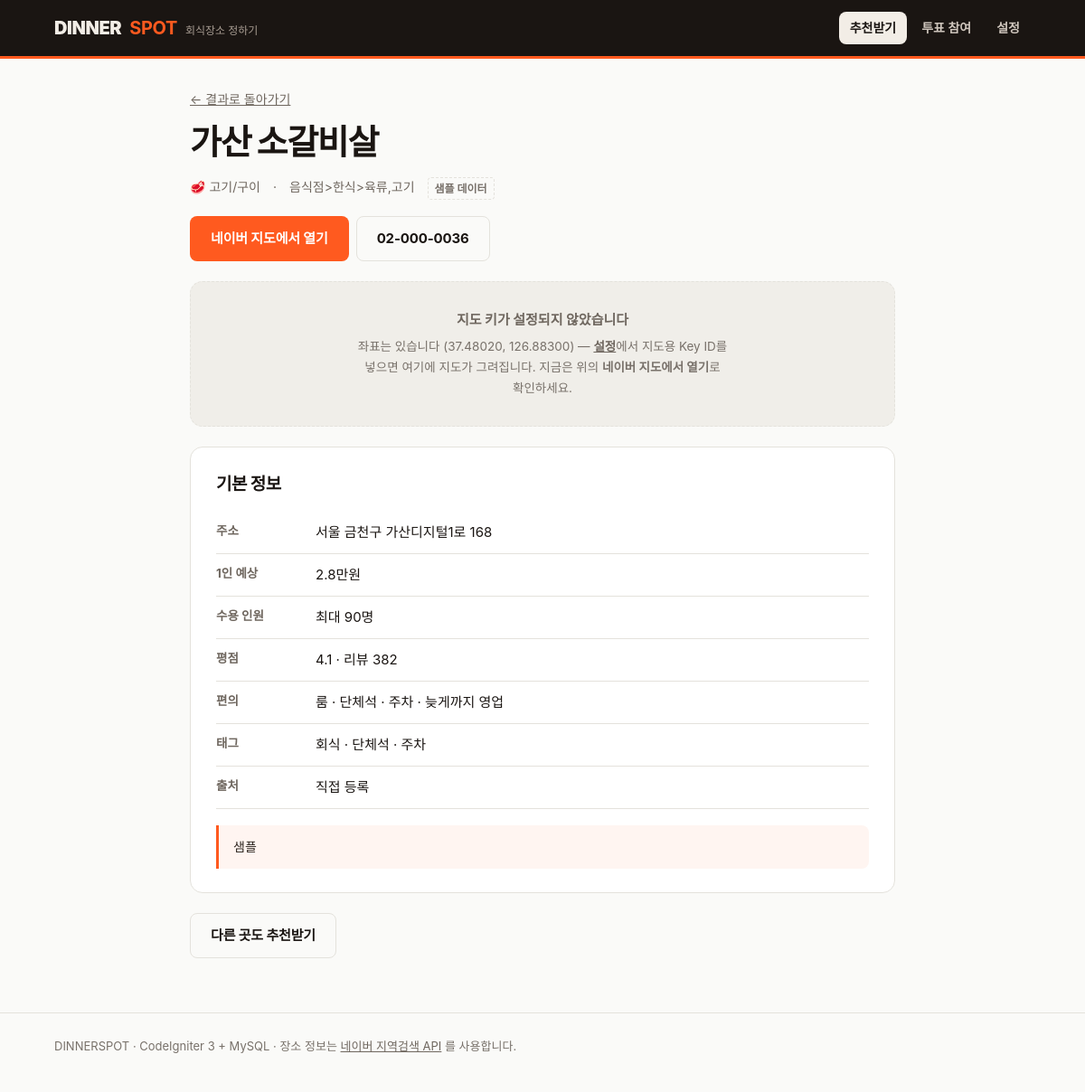
Page /place/36 on the committed database.
### tables this page shows
CREATE TABLE `t_places` (
  `id`            BIGINT UNSIGNED NOT NULL AUTO_INCREMENT,
  `source`        ENUM('naver','manual') NOT NULL DEFAULT 'manual',
  `source_key`    VARCHAR(191) NOT NULL COMMENT '중복 판정 키 (naver: 상호+도로명주소 해시)',
  `name`          VARCHAR(150) NOT NULL,
   
   
   
   
   
   
  `category_code` VARCHAR(20)  NOT NULL DEFAULT 'etc',
  `category_raw`  VARCHAR(150) NOT NULL DEFAULT '' COMMENT '네이버 원본 분류 문자열',
  `address`       VARCHAR(255) NOT NULL DEFAULT '',
  `road_address`  VARCHAR(255) NOT NULL DEFAULT '',
  `phone`         VARCHAR(40)  NOT NULL DEFAULT '',
  `homepage`      VARCHAR(255) NOT NULL DEFAULT '',
  `lat`           DECIMAL(10,7) NOT NULL DEFAULT 0,
  `lng`           DECIMAL(10,7) NOT NULL DEFAULT 0,

   
  `avg_price`     INT UNSIGNED NOT NULL DEFAULT 0 COMMENT '1인당 평균 예상금액(원). 0=미상',
  `price_level`   TINYINT UNSIGNED NOT NULL DEFAULT 2 COMMENT '1 저렴 ~ 4 고가',
  `max_party`     SMALLINT UNSIGNED NOT NULL DEFAULT 0 COMMENT '최대 수용 인원. 0=미상',
  `has_room`      TINYINT(1) NOT NULL DEFAULT 0 COMMENT '룸/단체석',
  `has_parking`   TINYINT(1) NOT NULL DEFAULT 0,
  `open_late`     TINYINT(1) NOT NULL DEFAULT 0 COMMENT '23시 이후 영업',
  `no_alcohol`    TINYINT(1) NOT NULL DEFAULT 0 COMMENT '주류 미취급',
  `rating`        DECIMAL(3,2) NOT NULL DEFAULT 0 COMMENT '0.00 ~ 5.00. 네이버는 주지 않아 0',
  `review_count`  INT UNSIGNED NOT NULL DEFAULT 0,

   
   
   
  `naver_rank`    SMALLINT UNSIGNED NOT NULL DEFAULT 0 COMMENT '네이버 결과 내 순위 (1=최상위, 0=미상)',

   
   
  `attrs_verified` TINYINT(1) NOT NULL DEFAULT 0 COMMENT '1=속성이 실측값',

  `image_url`     VARCHAR(500) NOT NULL DEFAULT '',
  `tags`          VARCHAR(255) NOT NULL DEFAULT '' COMMENT '콤마구분 자유태그',
  `memo`          VARCHAR(500) NOT NULL DEFAULT '',

  `hit_count`     INT UNSIGNED NOT NULL DEFAULT 0 COMMENT '추천 노출 횟수',
  `pick_count`    INT UNSIGNED NOT NULL DEFAULT 0 COMMENT '투표 후보로 채택된 횟수',
  `is_active`     TINYINT(1) NOT NULL DEFAULT 1,
  `synced_at`     DATETIME NULL DEFAULT NULL COMMENT '네이버 최종 동기화 시각',
  `created_at`    DATETIME NOT NULL DEFAULT CURRENT_TIMESTAMP,
  `updated_at`    DATETIME NOT NULL DEFAULT CURRENT_TIMESTAMP ON UPDATE CURRENT_TIMESTAMP,

  PRIMARY KEY (`id`),
  UNIQUE KEY `uk_places_source` (`source`, `source_key`),
  KEY `idx_places_geo` (`lat`, `lng`),
  KEY `idx_places_cat` (`category_code`, `is_active`),
  KEY `idx_places_name` (`name`)
);

CREATE TABLE `t_categories` (
  `code`       VARCHAR(20)  NOT NULL COMMENT '내부 코드 (korean, bbq ...)',
  `label`      VARCHAR(40)  NOT NULL COMMENT '표시명 (한식, 고기/구이 ...)',
  `keywords`   VARCHAR(255) NOT NULL DEFAULT '' COMMENT '매칭 키워드 콤마구분',
  `emoji`      VARCHAR(10)  NOT NULL DEFAULT '',
  `sort_order` INT NOT NULL DEFAULT 0,
  PRIMARY KEY (`code`)
);

### application/core/MY_Controller.php (called while the page is built, shortened)
<?php
class MY_Controller extends CI_Controller {
	protected $layout_data = array(
		'title'      => 'DINNERSPOT · 회식장소 추천',
		'desc'       => '인원, 예산, 목적만 고르면 회식 장소를 골라주고 팀 투표까지.',
		'body_class' => '',
		'nav'        => 'home',
	);
	public function __construct()
	{
		$this->config->load('dinnerspot', TRUE, TRUE);
	}
	protected function render($view, array $data = array(), array $layout = array())
	{
		$layout = array_merge($this->layout_data, $layout);
		$layout['admin_enabled'] =
			((string) $this->config->item('admin_password', 'dinnerspot') !== '');
		$layout['content'] = $this->load->view($view, $data, TRUE);
		$this->load->view('layout/main', $layout);
	}
}

### application/controllers/Home.php (called while the page is built, shortened)
<?php
class Home extends MY_Controller {
	public function place($id)
	{
		$place = $this->place_model->get($id);
		$cat_map = $this->place_model->category_map();
		$cat     = isset($cat_map[$place['category_code']])
			? $cat_map[$place['category_code']]
			: NULL;
		$this->render('home/place', array(
			'place'   => $place,
			'cat'     => $cat,
			'map_key' => (string) $this->config->item('naver_map_key_id', 'dinnerspot'),
		), array(
			'title'      => $place['name'] . ' · DINNERSPOT',
			'nav'        => 'home',
			'body_class' => 'page-place',
		));
	}
}

### index.php (called while the page is built, shortened)
<?php
require_once BASEPATH.'core/CodeIgniter.php';

### application/models/Place_model.php (called while the page is built, shortened)
<?php
class Place_model extends CI_Model {
	protected $cat_cache = NULL;
	public function get($id)
	{
		$row = $this->db->where('id', (int) $id)->get('t_places')->row_array();
		return $row ?: NULL;
	}
	public function categories()
	{
		if ($this->cat_cache === NULL)
		{
			$this->cat_cache = $this->db
				->order_by('sort_order', 'ASC')
				->get('t_categories')
				->result_array();
		}
		return $this->cat_cache;
	}
	public function category_map()
	{
		$out = array();
		foreach ($this->categories() as $c)
		{
			$out[$c['code']] = $c;
		}
		return $out;
	}
}

### application/helpers/dinnerspot_helper.php (called while the page is built, shortened)
<?php
if ( ! function_exists('h'))
{
	function h($str)
	{
		return htmlspecialchars((string) $str, ENT_QUOTES, 'UTF-8');
	}
}
if ( ! function_exists('ds_won'))
{
	function ds_won($amount)
	{
		$amount = (int) $amount;
		if ($amount >= 10000)
		{
			$man = round($amount / 10000, 1);
			$man = ($man == (int) $man) ? (int) $man : $man;
			return $man . '만원';
		}
		return number_format($amount) . '원';
	}
}
if ( ! function_exists('ds_strip_naver_tag'))
{
	function ds_strip_naver_tag($str)
	{
		$str = strip_tags((string) $str);
		return trim(html_entity_decode($str, ENT_QUOTES, 'UTF-8'));
	}
}
if ( ! function_exists('ds_locality_hint'))
{
	function ds_locality_hint($address)
	{
		$parts = preg_split('/\s+/u', trim((string) $address), -1, PREG_SPLIT_NO_EMPTY);
		$sido = preg_replace('/(특별자치[시도]|특별시|광역시|자치시|[시도])$/u', '', $parts[0]);
		$out  = ($sido !== '') ? array($sido) : array();
		for ($i = 1, $n = min(count($parts), 5); $i < $n; $i++)
		{
			$out[] = $parts[$i];
			if (preg_match('/[읍면동가리]\d*$/u', $parts[$i]))
			{
				break;
			}
		}
		return implode(' ', $out);
	}
}
if ( ! function_exists('ds_naver_map_url'))
{
	function ds_naver_map_url($name, $address = '')
	{
		$q = trim(preg_replace('/\s*[\(（][^\)）]*[\)）]\s*/u', ' ', ds_strip_naver_tag($name)));
		$q = ($q !== '') ? $q : ds_strip_naver_tag($name);
		$hint = ds_locality_hint($address);
		if ($hint !== '')
		{
			$add = array();
			foreach (explode(' ', $hint) as $t)
			{
				if ($t !== '' && mb_strpos($q, $t) === FALSE)
				{
					$add[] = $t;
				}
			}
			if ($add)
			{
				$q .= ' ' . implode(' ', $add);
			}
		}
		return 'https://map.naver.com/p/search/' . rawurlencode($q);
	}
}

### application/views/home/place.php (the view, shortened to what this page needs)
<?php
$addr = $place['road_address'] ?: $place['address'];
$has_geo = ( ! empty($place['lat']) && ! empty($place['lng']));
?>
<div class="wrap" style="max-width:820px">
	<section class="place-hero">
		<p style="margin:0 0 6px;color:var(--muted);font-size:14px">
			<a class="js-back" href="<?= base_url() ?>">← 결과로 돌아가기</a>
		</p>
		<h1><?= h($place['name']) ?></h1>
		<p class="crumbs">
			<span><?= h($cat ? $cat['emoji'] . ' ' . $cat['label'] : '기타') ?></span>
			<?php if ($place['category_raw']): ?>
				<span class="sep">·</span><span><?= h($place['category_raw']) ?></span>
			<?php endif; ?>
			<?php if (strpos((string) $place['memo'], '샘플') !== FALSE): ?>
				<span class="tag tag-sample">샘플 데이터</span>
			<?php endif; ?>
		</p>
		<div style="display:flex;gap:8px;margin-top:18px;flex-wrap:wrap">
			<a class="btn btn-ember" target="_blank" rel="noopener"
			   href="<?= h(ds_naver_map_url($place['name'], $place['address'] ?: $place['road_address'])) ?>">
				네이버 지도에서 열기
			</a>
			<?php if ($place['phone']): ?>
				<a class="btn btn-ghost" href="tel:<?= h($place['phone']) ?>"><?= h($place['phone']) ?></a>
			<?php endif; ?>
		</div>
	</section>
	<?php if ($has_geo && $map_key !== ''): ?>
		<div id="map" data-lat="<?= h($place['lat']) ?>" data-lng="<?= h($place['lng']) ?>"
		     data-name="<?= h($place['name']) ?>" style="margin-bottom:22px"></div>
		<p class="notice" id="map-fallback" hidden style="margin-top:0">
			네이버 지도 인증에 실패해 지도를 표시하지 못했습니다.
			<a href="<?= base_url('guide') ?>">설정</a>에서 Key ID와
			클라우드 플랫폼 콘솔의 <b>Dynamic Map 활성화</b>·<b>Web 서비스 URL에 <code>http://localhost</code> 등록</b>을
			확인하세요.
		</p>
	<?php elseif ($has_geo): ?>
		<div class="map-empty">
			<p class="map-empty-title">지도 키가 설정되지 않았습니다</p>
			<p class="map-empty-sub">
				좌표는 있습니다 (<span class="num"><?= h(number_format((float) $place['lat'], 5)) ?>,
				<?= h(number_format((float) $place['lng'], 5)) ?></span>) —
				<a href="<?= base_url('guide') ?>">설정</a>에서 지도용 Key ID를 넣으면 여기에 지도가 그려집니다.
				지금은 위의 <b>네이버 지도에서 열기</b>로 확인하세요.
			</p>
		</div>
	<?php endif; ?>
	<div class="panel">
		<h2>기본 정보</h2>
		<ul class="spec">
			<li><span class="k">주소</span><span><?= h($addr ?: '정보 없음') ?></span></li>
			<li><span class="k">1인 예상</span><span><?= h(ds_won($place['avg_price'])) ?></span></li>
			<li><span class="k">수용 인원</span><span><?= ((int) $place['max_party'] > 0) ? ('최대 ' . (int) $place['max_party'] . '명') : '정보 없음' ?></span></li>
			<li><span class="k">평점</span><span>
				<?php if ((float) $place['rating'] > 0): ?>
					<?= number_format((float) $place['rating'], 1) ?> · 리뷰 <?= number_format((int) $place['review_count']) ?>
				<?php else: ?>
					정보 없음
				<?php endif; ?>
			</span></li>
			<li><span class="k">편의</span><span>
				<?php
				$am = array();
				if ($place['has_room'])    $am[] = '룸 · 단체석';
				if ($place['has_parking']) $am[] = '주차';
				if ($place['open_late'])   $am[] = '늦게까지 영업';
				echo h($am ? implode(' · ', $am) : '정보 없음');
				?>
			</span></li>
			<?php if ($place['tags']): ?>
				<li><span class="k">태그</span><span><?= h(str_replace(',', ' · ', $place['tags'])) ?></span></li>
			<?php endif; ?>
			<li><span class="k">출처</span><span>
				<?= $place['source'] === 'naver' ? '네이버 지역검색' : '직접 등록' ?>
			</span></li>
		</ul>
		<?php if ($place['memo']): ?>
			<p class="notice" style="margin-bottom:0"><?= h($place['memo']) ?></p>
		<?php endif; ?>
	</div>
	<div style="margin:22px 0 60px">
		<a class="btn btn-ghost" href="<?= base_url() ?>">다른 곳도 추천받기</a>
	</div>
</div>

### assets/css/app.css (style rules this page uses)
:root { --char: #1A1512; --char-soft: #2C241E; --paper: #FAFAF8; --surface: #FFFFFF; --ember: #FF5A1F; --ember-dim: #E64A12; --soju: #2E8B6B; --soju-dim: #216C52; --steel: #E4E2DC; --steel-2: #F0EEE9; --muted: #6F675F; --muted-2: #78716A; --danger: #C2321F; --r-sm: 4px; --r: 8px; --r-lg: 14px; --w: 1120px; --sh-1: 0 1px 2px rgba(26, 21, 18, .06); --sh-2: 0 8px 28px rgba(26, 21, 18, .10); --font: "Pretendard Variable", Pretendard, -apple-system, BlinkMacSystemFont, "Apple SD Gothic Neo", "Malgun Gothic", system-ui, sans-serif; }
* { box-sizing: border-box; }
html { -webkit-text-size-adjust: 100%; }
body { margin: 0; background: var(--paper); color: var(--char); font-family: var(--font); font-size: 16px; line-height: 1.6; font-feature-settings: "tnum" 0; word-break: keep-all; }
a { color: inherit; }
.wrap { max-width: var(--w); margin: 0 auto; padding: 0 20px; }
.num { font-variant-numeric: tabular-nums; }
.btn { display: inline-flex; align-items: center; justify-content: center; gap: 8px; border: 1.5px solid transparent; border-radius: var(--r); padding: 12px 22px; font-size: 15px; font-weight: 700; letter-spacing: -.01em; text-decoration: none; cursor: pointer; background: var(--steel-2); color: var(--char); transition: background .12s, border-color .12s, transform .06s; }
.btn-ember { background: var(--ember); color: #fff; }
.btn-ghost { background: transparent; border-color: var(--steel); }
.crumbs { margin: 8px 0 0; color: var(--muted); font-size: 14px; display: flex; flex-wrap: wrap; gap: 6px 14px; }
.tag { font-size: 12px; font-weight: 700; color: var(--muted); border: 1px solid var(--steel); border-radius: var(--r-sm); padding: 2px 7px; }
.tag-sample { color: var(--muted-2); border-style: dashed; }
.panel { background: var(--surface); border: 1px solid var(--steel); border-radius: var(--r-lg); padding: 26px 28px; }
.panel h2 { margin: 0 0 14px; font-size: 19px; font-weight: 800; letter-spacing: -.025em; }
.notice { margin: 18px 0; padding: 13px 16px; border-left: 3px solid var(--ember); background: rgba(255, 90, 31, .06); border-radius: 0 var(--r) var(--r) 0; font-size: 14px; color: var(--char-soft); }
.place-hero { padding: 34px 0 22px; }
.place-hero h1 { margin: 0 0 8px; font-size: clamp(26px, 4vw, 38px); font-weight: 900; letter-spacing: -.035em; }
.spec { list-style: none; margin: 0; padding: 0; }
.spec li { display: grid; grid-template-columns: 96px 1fr; gap: 14px; padding: 11px 0; border-bottom: 1px solid var(--steel); font-size: 15px; }
.spec dt, .spec .k { color: var(--muted); font-size: 13.5px; font-weight: 700; }
.map-empty { border: 1px dashed var(--steel); border-radius: var(--r-lg); background: var(--steel-2); padding: 30px 24px; margin-bottom: 22px; text-align: center; }
.map-empty-title { margin: 0 0 6px; font-size: 15px; font-weight: 700; color: var(--muted); }
.map-empty-sub { margin: 0 auto; max-width: 52ch; font-size: 13.5px; line-height: 1.7; color: var(--muted-2); }
.map-empty-sub a { color: var(--muted); font-weight: 700; }

### rows in the picture
t_places: name "가산 소갈비살", category_raw "음식점>한식>육류,고기", phone "02-000-0036", lat "37.48020", lng "126.88300", road_address "서울 금천구 가산디지털1로 168", avg_price "2.8만원", max_party "90", rating "4.1", review_count "382", tags "회식 · 단체석 · 주차", memo "샘플"
t_categories: emoji+label "🥩 고기/구이"

### other values in the picture
$am ? implode(' · ', $am) : '정보 없음' "룸 · 단체석 · 주차 · 늦게까지 영업"
